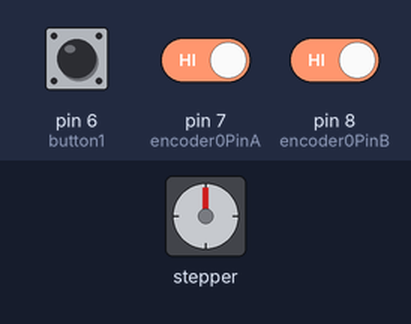
Bench run of a sketch on a simulated Arduino Uno, built with avr-gcc and run on an emulated ATmega328P. Shown: stepper motor. The inputs (shaded band) are chosen by the test bench; at power-on: pin 6 (button1) HIGH, pin 7 (encoder0PinA) HIGH, pin 8 (encoder0PinB) HIGH. Stepper angles assume 200 steps per turn; what the sketch prints to the serial monitor is not drawn.

Above: at 1.2 s.
1.3 s: pin 6 (button1) pulled LOW for 1 s
At 2.6 s:
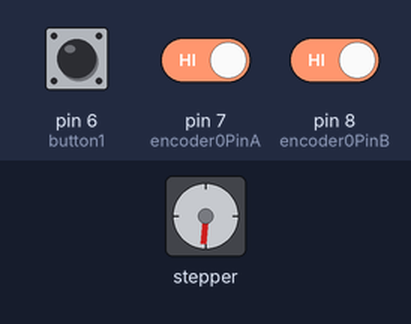
5.9 s: pin 6 (button1) pulled LOW for 0.15 s
At 7.2 s:
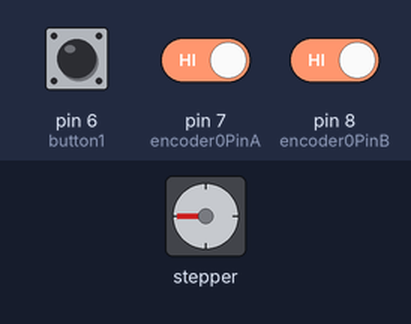
7.5 s: pin 6 (button1) pulled LOW for 0.15 s
At 8.5 s:
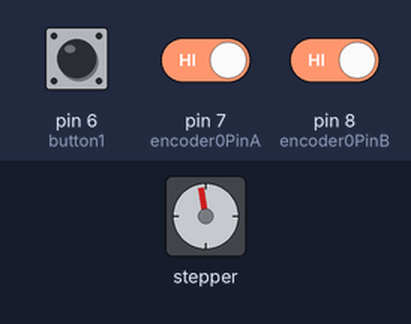
9.1 s: pin 6 (button1) pulled LOW for 3.2 s
At 12.6 s:
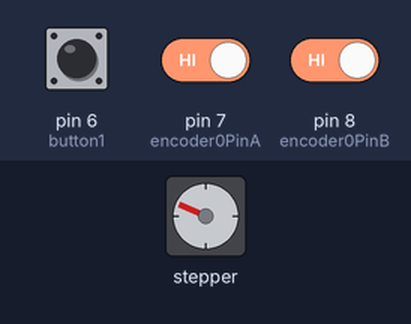
13.8 s: pin 6 (button1) pulled LOW for 1 s
At 15.7 s:
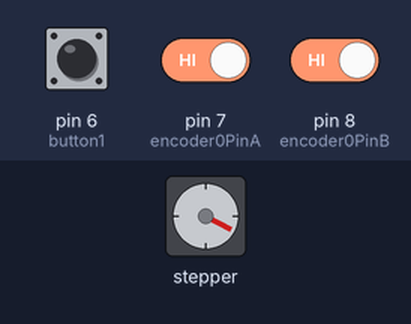
Timing chart, 0 to 17.2 s (numbered marks = the images above; inputs shaded):
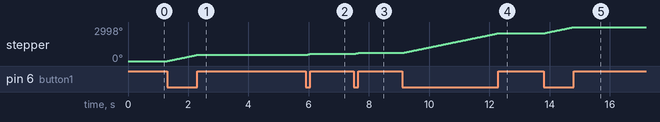

The sketch:

SILNIK_KROKOWY_Z_ENKODEREM__RAMPA_.ino
```cpp
/*
silnik krokowy :
uzw nr1. 2,3
uzw nr2. 4,5
aktywator:
button1  6
enkoder:

 */

#include <Stepper.h>
int button1 = 6;
const int stepsPerRevolution = 200;
Stepper myStepper(stepsPerRevolution, 2, 3, 4, 5);
int val;
int encoder0PinA = 7;
int encoder0PinB = 8;
int encoder0Pos = 0;
int encoder0PinALast = LOW;
int n = LOW;
int krok;
int predkosc;
void setup() {

  myStepper.setSpeed(100);
  Serial.begin(9600);
  pinMode(button1,INPUT_PULLUP);
  pinMode (encoder0PinA, INPUT_PULLUP);
  pinMode (encoder0PinB, INPUT_PULLUP);

}

void loop() {
  if(encoder0Pos >= 95){
    predkosc = 20;
  }else{
    predkosc = 100;
  }
  if(encoder0Pos <= 100){
  if(digitalRead(button1) == false){
  myStepper.setSpeed(predkosc);
  myStepper.step(1);
 // Serial.print(krok);
 // enkoder();

  }
  }else{

  }
  enkoder();
  /*
  Serial.println("counterclockwise");
  myStepper.step(-stepsPerRevolution);
  delay(500);
  */
}
void enkoder(){
     n = digitalRead(encoder0PinA);
  if ((encoder0PinALast == LOW) && (n == HIGH)) {
    if (digitalRead(encoder0PinB) == LOW) {
      encoder0Pos--;
    } else {
      encoder0Pos++;
    }
    Serial.print (encoder0Pos);
    Serial.print ("/");
  }
  encoder0PinALast = n;
}
```

Measured:
- after the input at 1.3 s, stepper: turns 545° clockwise in 1.0 s, starting at once
- after the input at 5.9 s, stepper: turns 83° clockwise in 0.15 s, starting at once
- after the input at 7.5 s, stepper: turns 83° clockwise in 0.15 s, starting at once
- after the input at 9.1 s, stepper: turns 1742° clockwise in 3.2 s, starting at once
- after the input at 13.8 s, stepper: turns 545° clockwise in 1.0 s, starting at once
